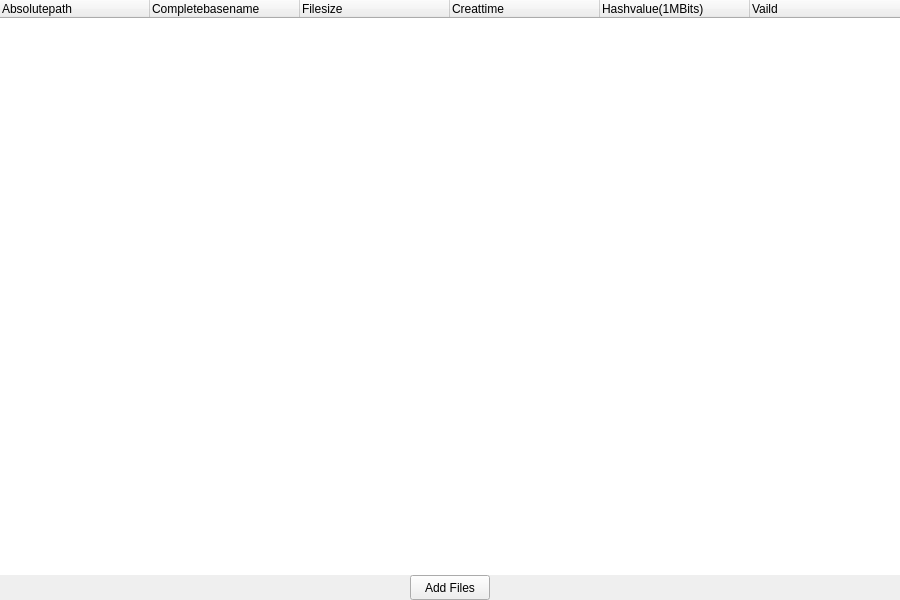
<?xml version="1.0" encoding="UTF-8"?>
<ui version="4.0">
 <class>ChatShareBox</class>
 <widget class="QFrame" name="ChatShareBox">
  <property name="geometry">
   <rect>
    <x>0</x>
    <y>0</y>
    <width>900</width>
    <height>600</height>
   </rect>
  </property>
  <property name="sizePolicy">
   <sizepolicy hsizetype="Minimum" vsizetype="Minimum">
    <horstretch>0</horstretch>
    <verstretch>0</verstretch>
   </sizepolicy>
  </property>
  <property name="minimumSize">
   <size>
    <width>900</width>
    <height>600</height>
   </size>
  </property>
  <property name="windowTitle">
   <string>Frame</string>
  </property>
  <layout class="QVBoxLayout" name="verticalLayout">
   <property name="spacing">
    <number>0</number>
   </property>
   <property name="leftMargin">
    <number>0</number>
   </property>
   <property name="topMargin">
    <number>0</number>
   </property>
   <property name="rightMargin">
    <number>0</number>
   </property>
   <property name="bottomMargin">
    <number>0</number>
   </property>
   <item>
    <widget class="QTreeWidget" name="treeWidget">
     <property name="frameShape">
      <enum>QFrame::NoFrame</enum>
     </property>
     <property name="alternatingRowColors">
      <bool>true</bool>
     </property>
     <attribute name="headerMinimumSectionSize">
      <number>150</number>
     </attribute>
     <attribute name="headerDefaultSectionSize">
      <number>150</number>
     </attribute>
     <column>
      <property name="text">
       <string>Absolutepath</string>
      </property>
     </column>
     <column>
      <property name="text">
       <string>Completebasename</string>
      </property>
     </column>
     <column>
      <property name="text">
       <string>Filesize</string>
      </property>
     </column>
     <column>
      <property name="text">
       <string>Creattime</string>
      </property>
     </column>
     <column>
      <property name="text">
       <string>Hashvalue(1MBits)</string>
      </property>
     </column>
     <column>
      <property name="text">
       <string>Vaild</string>
      </property>
     </column>
    </widget>
   </item>
   <item>
    <layout class="QHBoxLayout" name="horizontalLayout">
     <property name="spacing">
      <number>5</number>
     </property>
     <item>
      <spacer name="horizontalSpacer">
       <property name="orientation">
        <enum>Qt::Horizontal</enum>
       </property>
       <property name="sizeHint" stdset="0">
        <size>
         <width>40</width>
         <height>20</height>
        </size>
       </property>
      </spacer>
     </item>
     <item>
      <widget class="QPushButton" name="pushButton">
       <property name="sizePolicy">
        <sizepolicy hsizetype="Minimum" vsizetype="Minimum">
         <horstretch>0</horstretch>
         <verstretch>0</verstretch>
        </sizepolicy>
       </property>
       <property name="minimumSize">
        <size>
         <width>80</width>
         <height>25</height>
        </size>
       </property>
       <property name="maximumSize">
        <size>
         <width>16777215</width>
         <height>25</height>
        </size>
       </property>
       <property name="text">
        <string>Add Files</string>
       </property>
      </widget>
     </item>
     <item>
      <spacer name="horizontalSpacer_2">
       <property name="orientation">
        <enum>Qt::Horizontal</enum>
       </property>
       <property name="sizeHint" stdset="0">
        <size>
         <width>40</width>
         <height>20</height>
        </size>
       </property>
      </spacer>
     </item>
    </layout>
   </item>
  </layout>
 </widget>
 <resources/>
 <connections/>
</ui>
